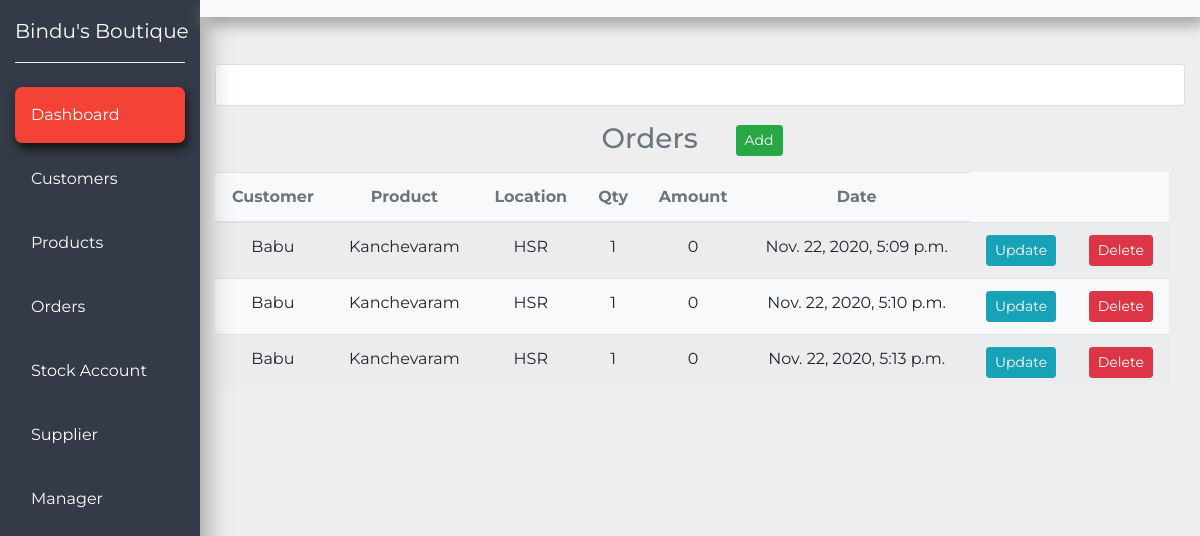
/orders/, run on an earlier commit of the app's database.
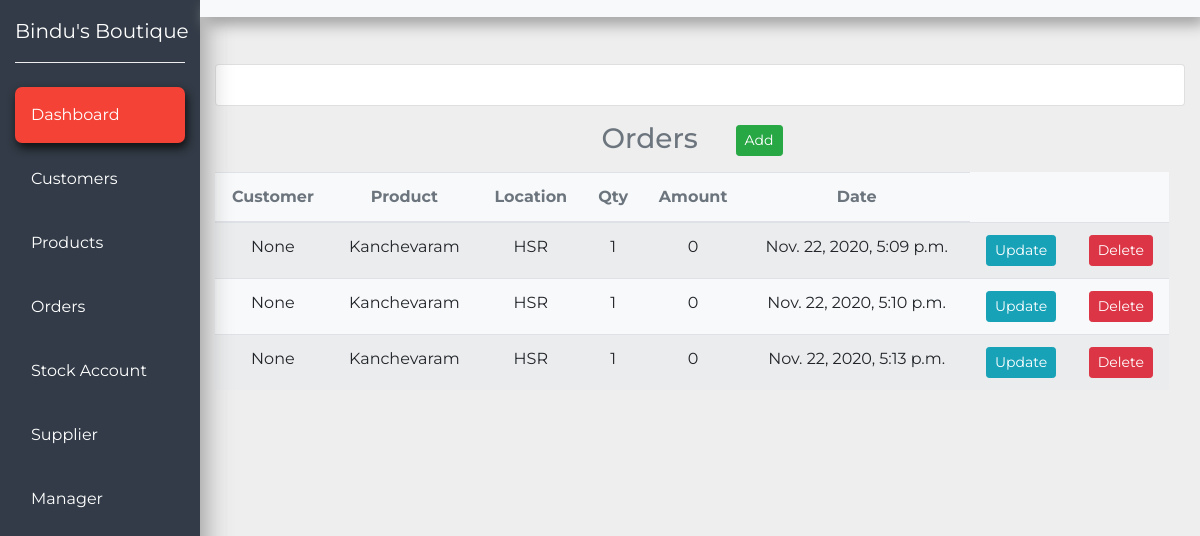
And on a later commit of the database.
### crm/models.py (models this page shows, shortened)
class Order(models.Model):
    customer = models.ForeignKey(Customer, null= True, on_delete= models.SET_NULL)
    product = models.ForeignKey(Product, null= True, on_delete= models.SET_NULL)
    delivery_place = models.CharField(max_length=200, null=True)
    qty = models.IntegerField(null=True,default=1)
    cost = models.IntegerField(null=True,default=0)
    final_cost = models.IntegerField(null=True, blank=True,default=0)
    discount = models.IntegerField(null=True, blank=True,default=0)
    date_created = models.DateTimeField(auto_now_add=True, null=True)

class Customer(models.Model):
    name = models.CharField(max_length=200, null=True)
    phone = models.CharField(max_length=200, null=True)
    address = models.CharField(max_length=200, null=True)
    date_created = models.DateTimeField(auto_now_add=True, null=True)
    def __str__(self):
        return self.name

class Product(models.Model):
    name = models.CharField(max_length=200, null=True)
    qty = models.IntegerField(null=True,default=1)
    details = models.CharField(max_length=200, null=True)
    price = models.DecimalField(max_digits=18, decimal_places=2,default=0.00,null=True)
    date_created = models.DateTimeField(auto_now_add=True, null=True)
    def __str__(self):
        return self.name

### crm/views.py (the view)
# urls.py: path('orders/', views.orders, name="orders" ),
def orders(request):
    orders = Order.objects.all()
    myFilter = OrderFilter(request.GET, queryset=orders)
    orders = myFilter.qs
    context = {'orders' : orders, 'myFilter': myFilter}
    return render(request, 'crm/orders.html', context)

### crm/templates/crm/orders.html
{% extends 'crm/base.html'%}
{% block content %}
<section>
    <div class="container-fluid">
      <div class="row mb-5">
        <div class="col-xl-10 col-lg-9 col-md-8 ml-auto mt-5">
          <div class="card card-body">
          </div>
          <div class="row align-items-center">
            <div class="col mt-3 mr-3">
              <h3 class="text-muted text-center mb-3">Orders&nbsp;&nbsp;&nbsp;&nbsp;&nbsp;<a href="{% url 'create_order' %}" class="btn btn-success btn-sm"> Add</a></h3>
              <table class="table table-striped bg-light text-center">
                <thead>
                    <tr class="text-muted">
                      <th>Customer</th>
                      <th>Product</th>
                      <th>Location</th>
                      <th>Qty</th>
                      <th>Amount</th>
                      <th>Date</th>
                    </tr>
                  </thead>
                  <tbody>
                    {%  for order in orders %}
                    <tr>
                      <td>{{order.customer}}</td>
                      <td>{{order.product}}</td>
                      <td>{{order.delivery_place}}</td>
                      <td>{{order.qty}}</td>
                      <td>{{order.cost}}</td>
                      <td>{{order.date_created}}</td>
                      <td><a class="btn btn-info btn-sm" href="{% url 'update_order' order.id %}">Update</a></td>
                      <td><a class="btn btn-danger btn-sm" href="{% url 'delete_order' order.id %}">Delete</a></td>
                    </tr>
                  {% endfor %}
                  </tbody>
              </table>
            </div>
          </div>
        </div>
      </div>
    </div>
</section>
{% endblock %}

What changed in the data, as far as the page shows it:
changed Order "Nov. 22, 2020, 5:09 p.m.": customer "Babu" → "None"
changed Order "Nov. 22, 2020, 5:10 p.m.": customer "Babu" → "None"
changed Order "Nov. 22, 2020, 5:13 p.m.": customer "Babu" → "None"
